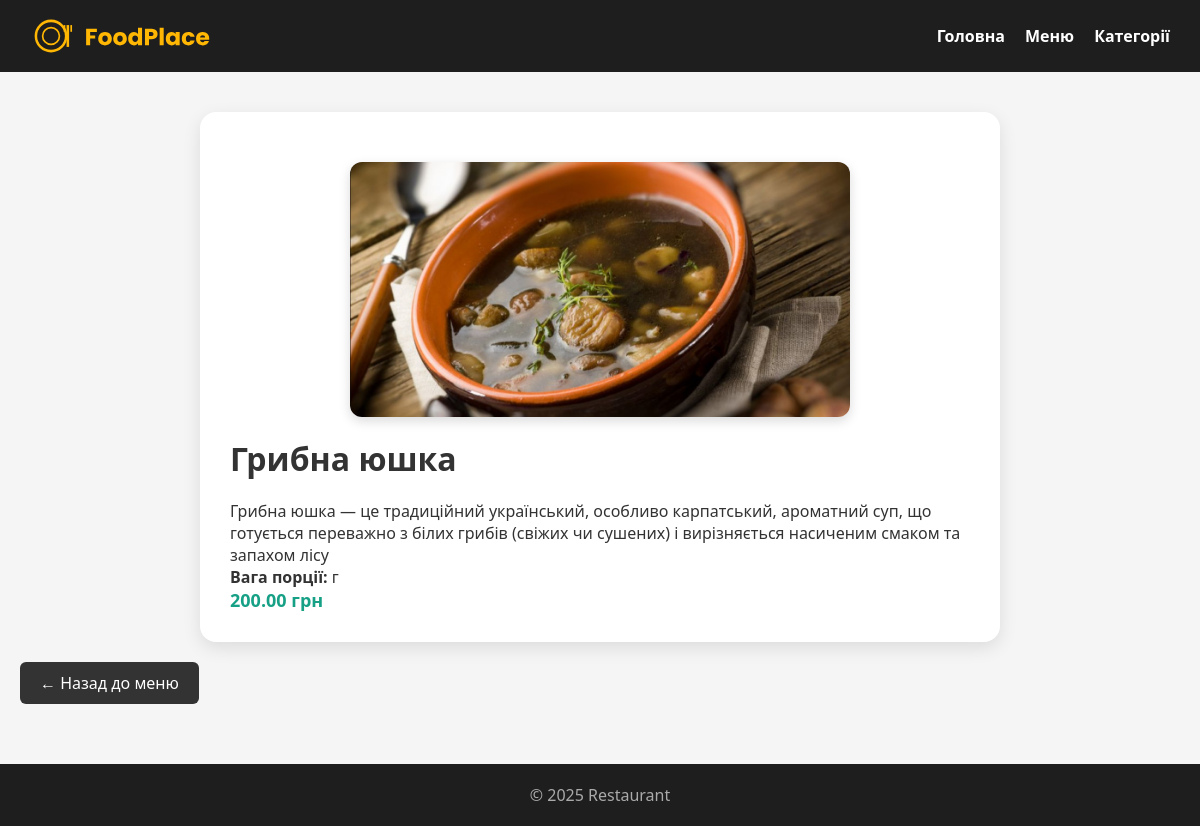
/dish/6/, run on the app's committed database.
### menu/models.py (models this page shows, shortened)
class Dish(models.Model):
    UNIT_CHOICES = [
        ('g', 'г'),
        ('ml', 'мл'),
    ]
    category = models.ForeignKey(
        Category,
        on_delete=models.CASCADE,
        related_name='dishes'
    )
    name = models.CharField(max_length=150)
    description = models.TextField(blank=True)
    price = models.DecimalField(max_digits=6, decimal_places=2)
    image = models.ImageField(upload_to='dishes/', blank=True)
    portion_size = models.PositiveIntegerField(
        verbose_name="Вага / обʼєм порції"
    )
    unit = models.CharField(
        max_length=2,
        choices=UNIT_CHOICES,
        default='g',
        verbose_name="Одиниця виміру"
    )

### menu/views.py (the view)
# urls.py: path('dish/<int:pk>/', views.dish_detail, name='dish_detail'),
def dish_detail(request, pk):
    dish = get_object_or_404(Dish, pk=pk)
    return render(request, 'menu/dish_detail.html', {
        'dish': dish
    })

### menu/templates/menu/dish_detail.html
{% extends 'menu/base.html' %}
{% load static %}
{% block content %}
    <div class="dish-detail">
        {% if dish.image %}
            <img src="{{ dish.image.url }}" alt="{{ dish.name }}" class="dish-detail-img">
        {% endif %}
        <h1>{{ dish.name }}</h1>
        <p>{{ dish.description }}</p>
        <p><strong>Вага порції:</strong> {{ dish.weight }} г</p>
        <div class="price">{{ dish.price }} грн</div>
    </div>
    <a href="{% url 'menu:menu_index' %}" class="btn-back">← Назад до меню</a>
</div>
{% endblock %}

### static/style.css (style rules this page uses)
* { margin: 0; padding: 0; box-sizing: border-box; font-family: 'Segoe UI', sans-serif; }
body { background: #f5f5f5; color: #333; }
h1, h2 { margin-bottom: 20px; }
.price { font-size: 18px; font-weight: bold; color: #16a085; display: flex; gap: 8px; }
.btn-back { display: inline-block; margin-top: 20px; text-decoration: none; color: white; background: #333; padding: 10px 20px; border-radius: 6px; }
.dish-detail-img { width: 100%; max-width: 500px; height: auto; border-radius: 12px; object-fit: cover; display: block; margin: 20px auto; box-shadow: 0 4px 12px rgba(0,0,0,0.15); }
.dish-detail { max-width: 800px; margin: 0 auto; background: #fff; padding: 30px; border-radius: 16px; box-shadow: 0 6px 18px rgba(0,0,0,0.1); }

### data on the page
Dish: image (picture), name "Грибна юшка", description "Грибна юшка — це традиційний український, особливо карпатський, ароматний суп, що готується переважно з білих грибів (свіжих чи сушених) і вирізняється насиченим смаком та запахом лісу", price "200.00"
